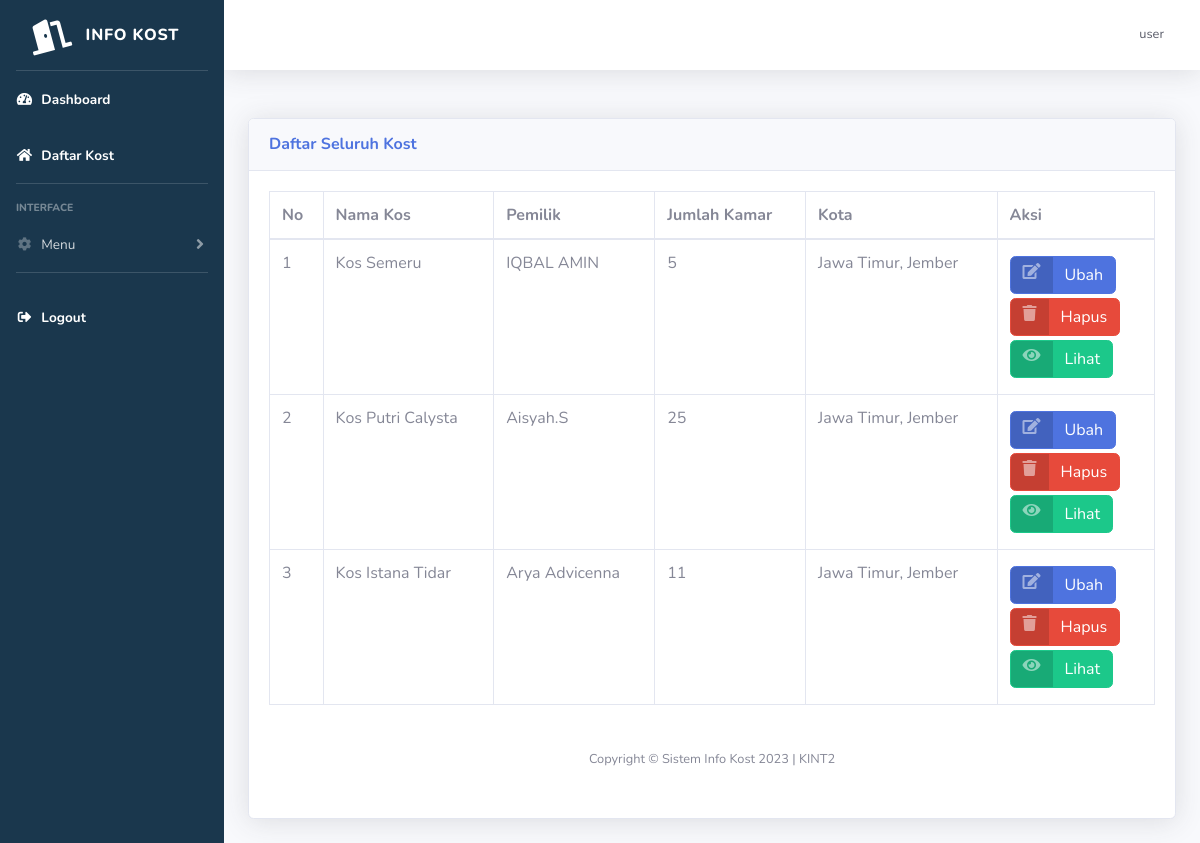
Before: /kost/kost_manage.php (signed in) with the older database file.
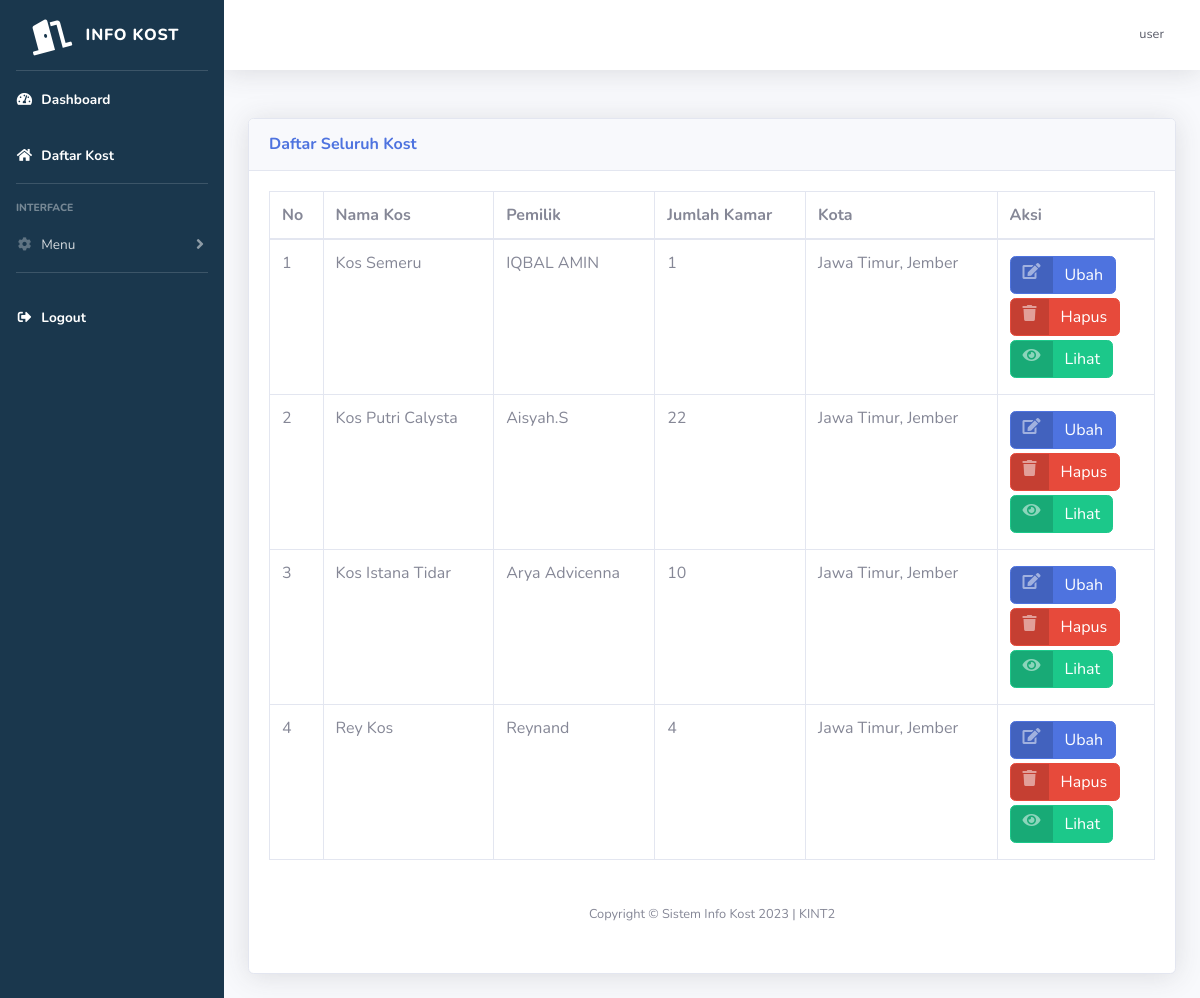
After: the same page with the newer database file.
### tables this page shows
CREATE TABLE `kost` (
  `id_kost` int(11) NOT NULL,
  `nama_kost` varchar(255) NOT NULL,
  `tipe_kost` varchar(255) NOT NULL,
  `jenis_kost` varchar(255) NOT NULL,
  `jumlah_kamar` int(11) NOT NULL,
  `tanggal_tagih` date NOT NULL,
  `nama_pemilik` text NOT NULL,
  `nama_bank` text NOT NULL,
  `no_rekening` int(11) NOT NULL,
  `foto_bangunan_utama` varchar(255) NOT NULL,
  `foto_kamar` varchar(255) NOT NULL,
  `foto_kamar_mandi` varchar(255) NOT NULL,
  `foto_interior` varchar(255) NOT NULL,
  `provinsi` varchar(25) NOT NULL,
  `kota` varchar(25) NOT NULL,
  `kecamatan` varchar(25) NOT NULL,
  `kelurahan` varchar(25) NOT NULL,
  `alamat` varchar(255) NOT NULL,
  `harga_sewa` int(11) NOT NULL,
  `kontak` varchar(255) NOT NULL,
  `deskripsi` text NOT NULL,
  `id_pemilik` int(11) NOT NULL,
  `fasilitas_kost` text NOT NULL
);

CREATE TABLE `user` (
  `id` int(11) NOT NULL,
  `nama_lengkap` varchar(255) NOT NULL,
  `email` varchar(255) NOT NULL,
  `username` varchar(255) NOT NULL,
  `password` varchar(255) NOT NULL,
  `no_hp` varchar(255) NOT NULL,
  `foto_ktp` varchar(255) NOT NULL,
  `foto_profil` text NOT NULL,
  `roles` int(11) NOT NULL,
  `id_kost_saya` int(11) NOT NULL
);

### kost/kost_manage.php (the view, shortened to what this page needs)
<?php
include('includes/header.php');
$data = mysqli_query($koneksi, "SELECT * FROM kost INNER JOIN user WHERE kost.id_pemilik=user.id");
?>
<div class="container-fluid">
    <div class="card shadow mb-4">
    <div class="card-header py-3">
        <h6 class="m-0 font-weight-bold text-primary">Daftar Seluruh Kost</h6>
    </div>
    <div class="card-body">
        <div class="table-responsive">
        <table class="table table-bordered" id="dataTable" width="100%" cellspacing="0">
            <thead>
            <tr>
                <th>No</th>
                <th>Nama Kos</th>
                <th>Pemilik</th>
                <th>Jumlah Kamar</th>
                <th>Kota</th>
                <th>Aksi</th>
            </tr>
            </thead>
        <tbody>
            <?php
            $n = 0;
            while ($d = mysqli_fetch_array($data)) {
                $n++;
            ?>
                <tr class="">
                    <td><?php echo $n ?></td>
                    <td><?php echo $d['nama_kost'] ?></td>
                    <td><?php echo $d['nama_lengkap'] ?></td>
                    <td><?php echo $d['jumlah_kamar'] ?></td>
                    <td><?php echo $d['provinsi'] . ", " . $d['kota'] ?></td>
                    <td>
                    <div class="my-1">
                        <a href="properti_edit.php?id_kost=<?php echo $d['id_kost'] ?>" class="btn btn-primary btn-icon-split">
                        <span class="icon text-white-50">
                            <i class="fas fa-edit"></i>
                        </span>
                        <span class="text">Ubah</span>
                        </a>
                    </div>
                    <div class="my-1">
                        <a href="php/hapus.php?id_kost=<?php echo $d['id_kost'] ?>" class="btn btn-danger btn-icon-split">
                        <span class="icon text-white-50">
                            <i class="fas fa-trash"></i>
                        </span>
                        <span class="text">Hapus</span>
                        </a>
                    </div>
                    <div class="my-1">
                        <a href="detail_properti.php?id_kost=<?php echo $d['id_kost'] ?>" class="btn btn-success btn-icon-split">
                        <span class="icon text-white-50">
                            <i class="fas fa-eye"></i>
                        </span>
                        <span class="text">Lihat</span>
                        </a>
                    </div>
                    </td>
                </tr>
            <?php } ?>
        </tbody>
    </table>
</div>
<?php
include('includes/footer.php');
?>

Changed rows visible on the page:
changed kost "Kos Semeru": jumlah_kamar "5" → "1"
changed kost "Kos Putri Calysta": jumlah_kamar "25" → "22"
changed kost "Kos Istana Tidar": jumlah_kamar "11" → "10"
added kost: nama_kost "Rey Kos", id_pemilik.nama_lengkap "Reynand", jumlah_kamar "4", provinsi "Jawa Timur", kota "Jember"
